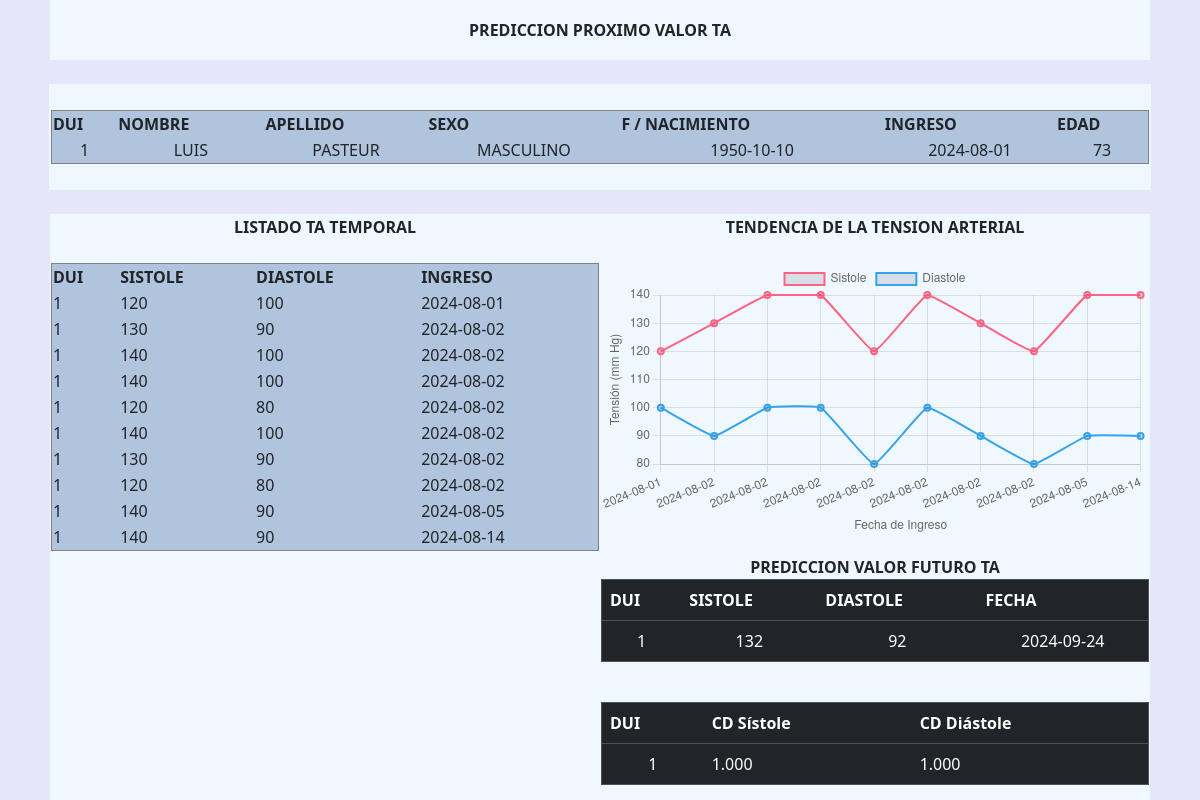
/prediccion.php, run on the app's committed database.
### tables this page shows
CREATE TABLE `tmppaciente` (
  `id` int(11) NOT NULL,
  `dui` int(10) NOT NULL,
  `nombre` varchar(25) NOT NULL,
  `apellido` varchar(25) NOT NULL,
  `sexo` varchar(9) NOT NULL,
  `nacimiento` date NOT NULL,
  `ingreso` date NOT NULL
);

CREATE TABLE `tmptension` (
  `id` int(11) NOT NULL,
  `dui` int(10) NOT NULL,
  `sistole` int(3) NOT NULL,
  `diastole` int(3) NOT NULL,
  `ingreso` date NOT NULL
);

CREATE TABLE `prediccion` (
  `id` int(11) NOT NULL,
  `dui` int(10) NOT NULL,
  `sistole` int(3) NOT NULL,
  `diastole` int(3) NOT NULL,
  `ingreso` date NOT NULL DEFAULT current_timestamp()
);

CREATE TABLE `tmpcd` (
  `id` int(11) NOT NULL,
  `dui` int(11) NOT NULL,
  `cdsistole` int(3) NOT NULL,
  `cddiastole` int(3) NOT NULL
);

### cd.php (called while the page is built, shortened)
<?php
    include_once "cd_mostrar.php";

### prediccion_tension_temporal_mostrar.php (the view)
<?php
include_once "css.php";
$host = 'localhost';
$dbname = 'ta';
$username = 'root';
$password = '';
try {
    $pdo = new PDO("mysql:host=$host;dbname=$dbname;charset=utf8", $username, $password);
    $pdo->setAttribute(PDO::ATTR_ERRMODE, PDO::ERRMODE_EXCEPTION);
    $query = "SELECT * FROM tmptension ORDER BY ingreso ASC";
    $stmt = $pdo->prepare($query);
    $stmt->execute();
    echo "<table border='1' class='tablaDatos'>";
    echo "<tr>
            <th>
                DUI
            </th>
            <th>
                SISTOLE
            </th>
            <th>
                DIASTOLE
            </th>
            <th>
                INGRESO
            </th>
        </tr>";
    while ($row = $stmt->fetch(PDO::FETCH_ASSOC)) {
        echo "<tr>";
        echo "<td>" . htmlspecialchars($row['dui']) . "</td>";
        echo "<td>" . htmlspecialchars($row['sistole']) . "</td>";
        echo "<td>" . htmlspecialchars($row['diastole']) . "</td>";
        echo "<td>" . htmlspecialchars($row['ingreso']) . "</td>";
        echo "</tr>";
    }
    echo "</table>";
} catch (PDOException $e) {
    echo "Error: " . $e->getMessage();
}

### paciente_validar_mostrar_temporal.php (shortened to what this page needs)
<!DOCTYPE html>
<html>
    <head>
        <?php
            include_once "css.php";
        ?>
    </head>
    <body>
        <table width="1100px" border="0">
            <tr>
                <td>
                    <?php
                        $host = 'localhost';
                        $dbname = 'ta';
                        $username = 'root';
                        $password = '';
                        try {
                            $pdo = new PDO("mysql:host=$host;dbname=$dbname;charset=utf8", $username, $password);
                            $pdo->setAttribute(PDO::ATTR_ERRMODE, PDO::ERRMODE_EXCEPTION);
                            $stmt = $pdo->prepare("SELECT dui, nombre, apellido, sexo, nacimiento, ingreso FROM tmppaciente");
                            $stmt->execute();
                            echo "<table border='1' width='100%' class='tablaDatos'>
                                    <tr>
                                        <th>DUI</th>
                                        <th>NOMBRE</th>
                                        <th>APELLIDO</th>
                                        <th>SEXO</th>
                                        <th>F / NACIMIENTO</th>
                                        <th>INGRESO</th>
                                        <th>EDAD</th>
                                    </tr>";
                            while ($row = $stmt->fetch(PDO::FETCH_ASSOC)) {
                                $nacimiento = new DateTime($row['nacimiento']);
                                $hoy = new DateTime();
                                $edad = $hoy->diff($nacimiento)->y;
                                echo "<tr>
                                        <td align='center'>" . htmlspecialchars($row['dui']) . "</td>
                                        <td align='center'>" . htmlspecialchars($row['nombre']) . "</td>
                                        <td align='center'>" . htmlspecialchars($row['apellido']) . "</td>
                                        <td align='center'>" . htmlspecialchars($row['sexo']) . "</td>
                                        <td align='center'>" . htmlspecialchars($row['nacimiento']) . "</td>
                                        <td align='center'>" . htmlspecialchars($row['ingreso']) . "</td>
                                        <td align='center'>" . htmlspecialchars($edad) . "</td>
                                    </tr>";
                            }
                            echo "</table>";
                        } catch (PDOException $e) {
                            echo "Error: " . $e->getMessage();
                        }
                    ?>
                </td>
            </tr>
        </table>
    </body>
</html>

### prediccion_prediccion_mostrar.php
<?php
include_once "css.php";
$host = 'localhost';
$dbname = 'ta';
$user = 'root';
$pass = '';
try {
    $pdo = new PDO("mysql:host=$host;dbname=$dbname", $user, $pass);
    $pdo->setAttribute(PDO::ATTR_ERRMODE, PDO::ERRMODE_EXCEPTION);
    $sql = 'SELECT dui, sistole, diastole, ingreso FROM prediccion';
    $stmt = $pdo->prepare($sql);
    $stmt->execute();
    $records = $stmt->fetchAll(PDO::FETCH_ASSOC);
    echo "
        <center>
            <b>
                PREDICCION VALOR FUTURO TA
            </b>
        </center>
    ";
    echo '<table border="1" class="table table-dark">';
    echo '<thead>';
    echo '<tr>';
    echo '<th>DUI</th>';
    echo '<th>SISTOLE</th>';
    echo '<th>DIASTOLE</th>';
    echo '<th>FECHA</th>';
    echo '</tr>';
    echo '</thead>';
    echo '<tbody>';
    foreach ($records as $record) {
        echo '<tr>';
        echo '<td align="center">' . htmlspecialchars($record['dui']) . '</td>';
        echo '<td align="center">' . htmlspecialchars($record['sistole']) . '</td>';
        echo '<td align="center">' . htmlspecialchars($record['diastole']) . '</td>';
        echo '<td align="center">' . htmlspecialchars($record['ingreso']) . '</td>';
        echo '</tr>';
    }
    echo '</tbody>';
    echo '</table>';
    echo "<br>";
    include_once "cd.php";
} catch (PDOException $e) {
    echo 'Error: ' . $e->getMessage();
}

### cd_mostrar.php (shortened to what this page needs)
<?php
include_once "css.php";
$host = 'localhost';
$user = 'root';
$password = '';
$database = 'ta';
$conexion = new mysqli($host, $user, $password, $database);
$sql = "SELECT dui, cdsistole, cddiastole FROM tmpcd";
$resultado = $conexion->query($sql);
if ($resultado->num_rows > 0) {
    echo "<table border='1' class='table table-dark'>";
    echo "<thead><tr><th>DUI</th><th>CD Sístole</th><th>CD Diástole</th></tr></thead>";
    echo "<tbody>";
    while ($fila = $resultado->fetch_assoc()) {
        echo "<tr>";
        echo "<td align='center'>" . htmlspecialchars($fila['dui']) . "</td>";
        echo "<td>" . htmlspecialchars(number_format($fila['cdsistole'], 3)) . "</td>";
        echo "<td>" . htmlspecialchars(number_format($fila['cddiastole'], 3)) . "</td>";
        echo "</tr>";
    }
    echo "</tbody>";
    echo "</table>";
} else {
    echo "No se encontraron registros en la tabla tmpcd.";
}

### css.php (style rules this page uses)
.body { background-color: lavender; }
.tablaDatos { width: 100%; background-color:lightsteelblue; }

### data on the page
tmppaciente: dui "1", nombre "LUIS", apellido "PASTEUR", sexo "MASCULINO", nacimiento "1950-10-10", ingreso "2024-08-01"
tmptension: dui "1", sistole "120", diastole "100", ingreso "2024-08-01"
tmptension: dui "1", sistole "130", diastole "90", ingreso "2024-08-02"
tmptension: dui "1", sistole "140", diastole "100", ingreso "2024-08-02"
tmptension: dui "1", sistole "140", diastole "100", ingreso "2024-08-02"
tmptension: dui "1", sistole "120", diastole "80", ingreso "2024-08-02"
tmptension: dui "1", sistole "140", diastole "100", ingreso "2024-08-02"
tmptension: dui "1", sistole "130", diastole "90", ingreso "2024-08-02"
tmptension: dui "1", sistole "120", diastole "80", ingreso "2024-08-02"
tmptension: dui "1", sistole "140", diastole "90", ingreso "2024-08-05"
tmptension: dui "1", sistole "140", diastole "90", ingreso "2024-08-14"
prediccion: dui "1", sistole "132", diastole "92", ingreso "2024-09-24"
tmpcd: dui "1", cdsistole "1.000", cddiastole "1.000"
